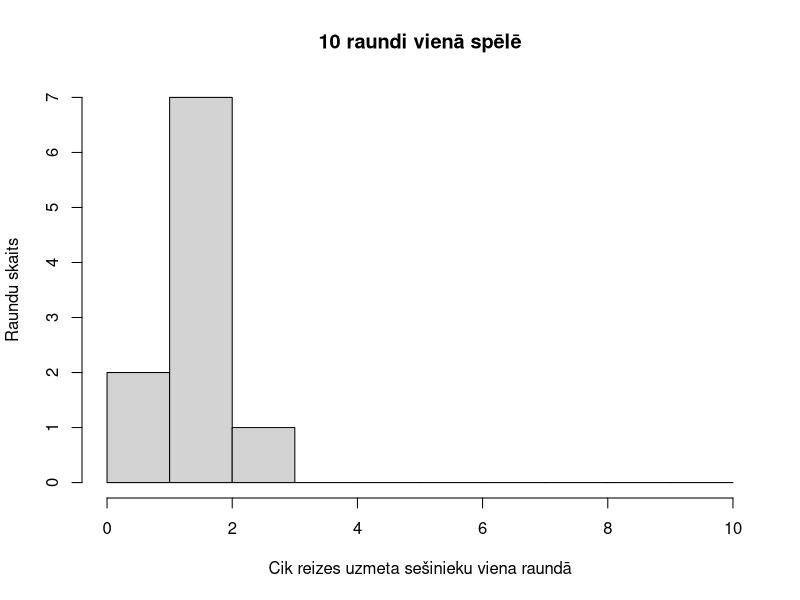
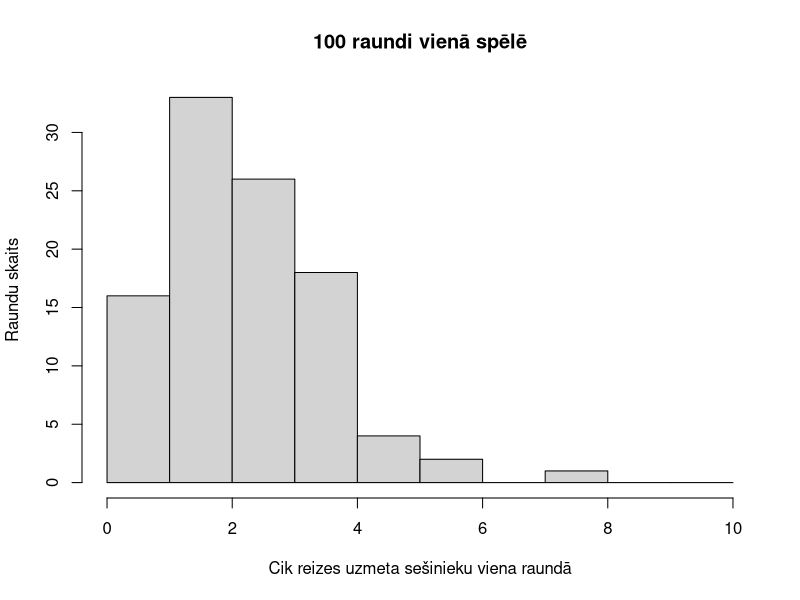
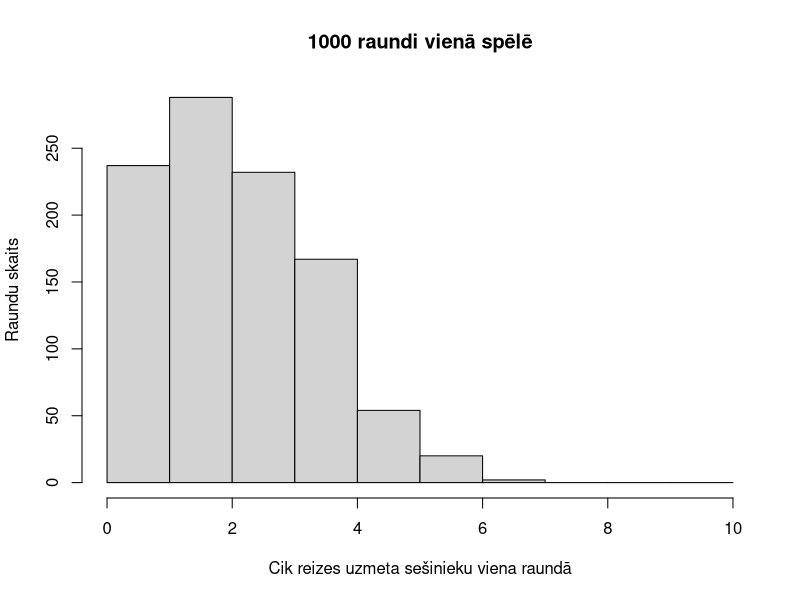
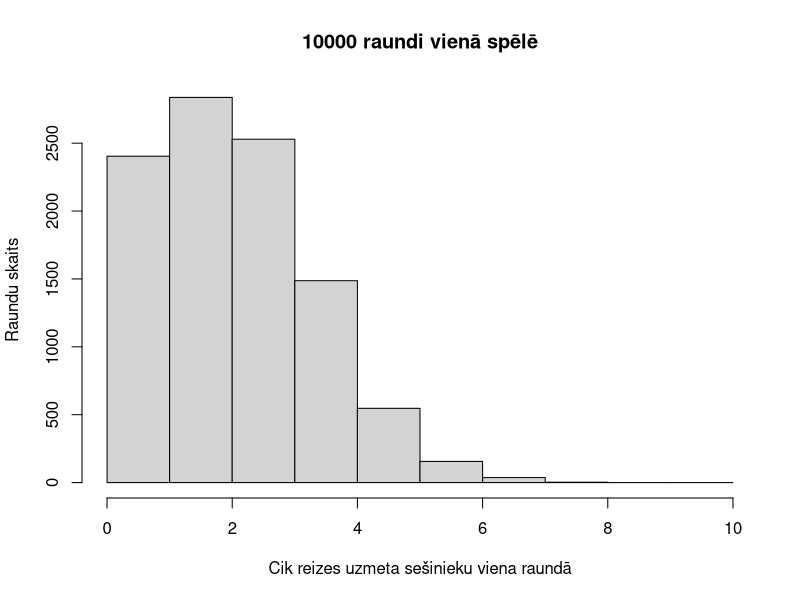
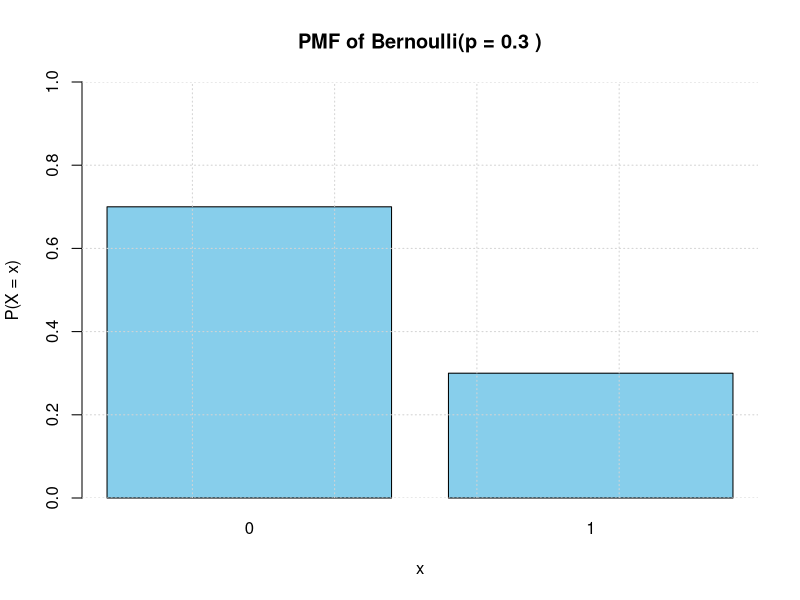
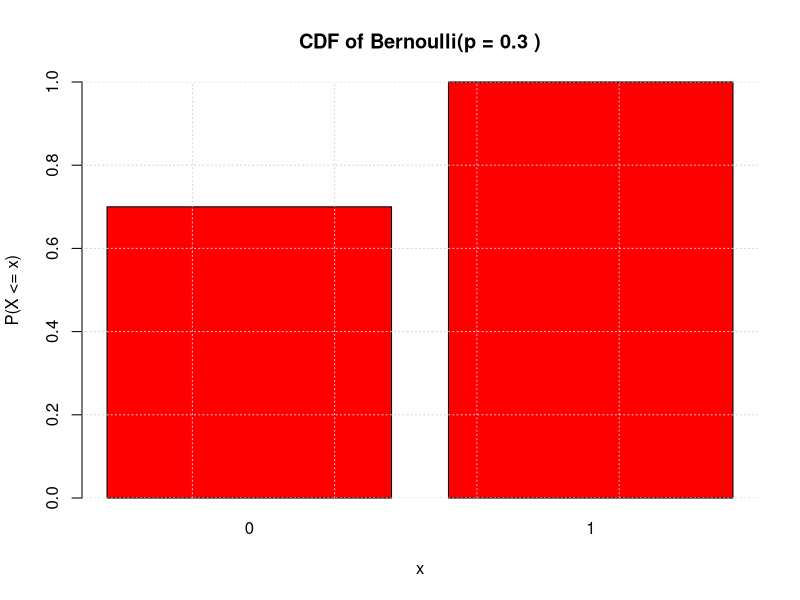
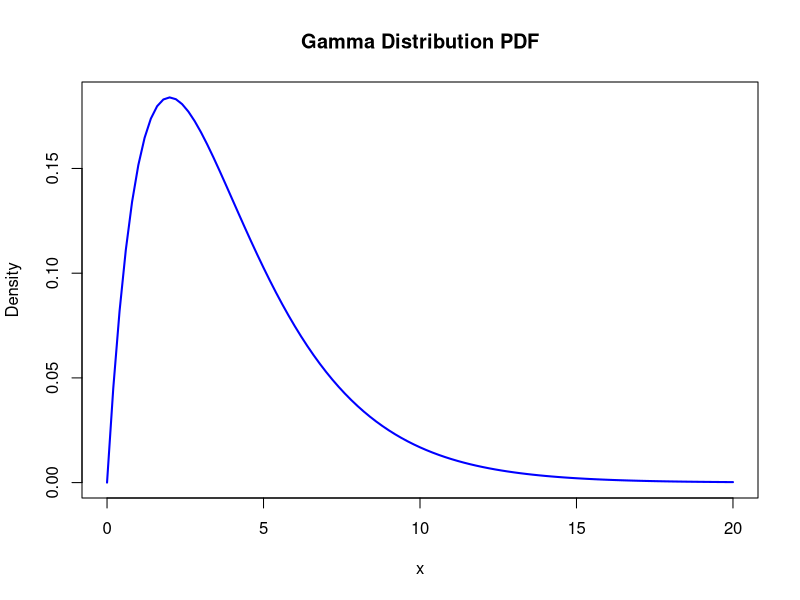
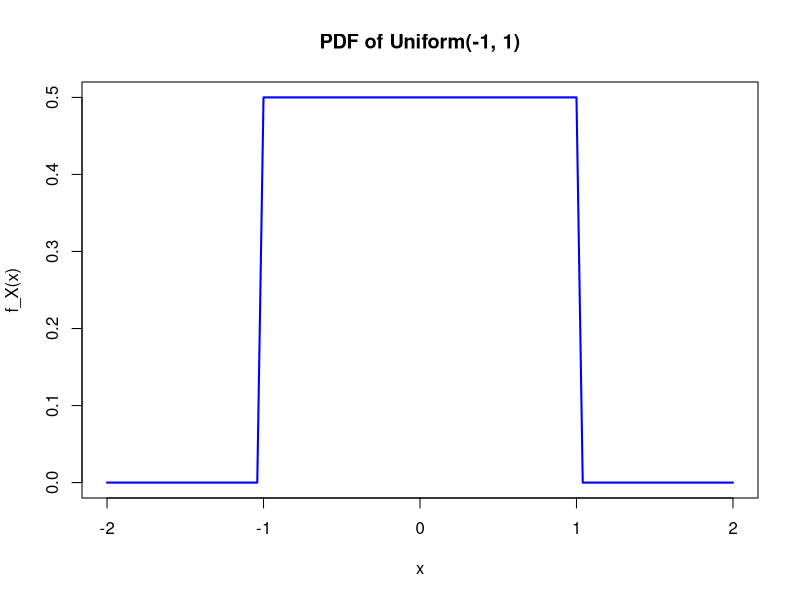

The R source for these figures, in order:
## ---- chunk 1
pp = 0.25
hist(rbinom(10, 10, pp), breaks=seq(0, 10, 1), main="10 raundi vienā spēlē", xlab="Cik reizes uzmeta sešinieku viena raundā", ylab="Raundu skaits")
## ---- chunk 2
pirate_100 = rbinom(100, 10, pp)
hist(pirate_100, breaks=seq(0, 10, 1), main="100 raundi vienā spēlē", xlab="Cik reizes uzmeta sešinieku viena raundā", ylab="Raundu skaits")
## ---- chunk 3
pirate_1000 = rbinom(1000, 10, pp)
hist(pirate_1000, breaks=seq(0, 10, 1), main="1000 raundi vienā spēlē", xlab="Cik reizes uzmeta sešinieku viena raundā", ylab="Raundu skaits")
## ---- chunk 4
hist(rbinom(10000, 10, pp), breaks=seq(0 , 10, 1), main="10000 raundi vienā spēlē", xlab="Cik reizes uzmeta sešinieku viena raundā", ylab="Raundu skaits")
## ---- chunk 5
# Bernoulli random variable: X ~ Bernoulli(p)
p <- 0.3
x <- c(0, 1)

# PMF: P(X = x)
pmf <- dbinom(x, size = 1, prob = p)

# Plot PMF
barplot(pmf, names.arg = x, col = "skyblue",
        main = paste("PMF of Bernoulli(p =", p, ")"),
        xlab = "x", ylab = "P(X = x)", ylim = c(0, 1))
grid()
## ---- chunk 6
# Bernoulli random variable: X ~ Bernoulli(p)
p <- 0.3
x <- c(0, 1)

# CDF: P(X ≤ x)
cdf <- pbinom(x, size = 1, prob = p)

# Plot CDF

barplot(cdf, names.arg = x, col = "red",
        main = paste("CDF of Bernoulli(p =", p, ")"),
        xlab = "x", ylab = "P(X <= x)", ylim = c(0, 1))

grid()

## ---- chunk 7

curve(dgamma(x, shape = 2, rate = 0.5),
      from = 0, to = 20,
      col = "blue", lwd = 2,
      ylab = "Density", main = "Gamma Distribution PDF")
## ---- chunk 8
curve(dunif(x, min = -1, max = 1),
      from = -2, to = 2,
      ylab = "f_X(x)",
      main = "PDF of Uniform(-1, 1)",
      col = "blue", lwd = 2)
## ---- chunk 9

# Define range of x values
x_vals <- seq(-2, 2, length.out = 500)

# Compute PDF and CDF values
pdf_vals <- dunif(x_vals, min = -1, max = 1)
cdf_vals <- punif(x_vals, min = -1, max = 1)

# Plot PDF
plot(x_vals, pdf_vals, type = "l", lwd = 2, col = "blue",
     ylim = c(0, 1.1), ylab = "Value", xlab = "x",
     main = "PDF and CDF of Uniform(-1, 1)")

# Add CDF
lines(x_vals, cdf_vals, lwd = 2, col = "darkgreen")

# Add horizontal line for PDF height
abline(h = 0.5, col = "blue", lty = 3)

# Add legend
legend("topleft", legend = c("PDF", "CDF"),
       col = c("blue", "darkgreen"), lwd = 2)

## ---- chunk 10
# Parameters
a <- 2
b <- 5

# X values for full PDF plot
x_vals <- seq(1.5, 5.5, length.out = 500)
pdf_vals <- dunif(x_vals, min = a, max = b)

# Plot PDF with custom y-axis and x-axis ticks
plot(x_vals, pdf_vals, type = "l", lwd = 2, col = "blue",
     ylab = "Density", xlab = "x", main = "PDF of Uniform(2, 5)",
     ylim = c(0, 1), xaxt = "n")

# Add custom x-axis ticks
axis(1, at = seq(1.5, 5.5, by = 0.2))

# Horizontal line for density level
abline(h = 1 / (b - a), col = "blue", lty = 2)

# Define shaded region
x_shade <- seq(3.5, 4.2, length.out = 100)
y_shade <- dunif(x_shade, min = a, max = b)

# Shade the area with sky blue
polygon(c(3.5, x_shade, 4.2), c(0, y_shade, 0),
        col = "skyblue", border = "skyblue4")

# Add vertical dashed lines at bounds of shaded area
abline(v = c(3.5, 4.2), col = "skyblue4", lty = 2)

# Compute and display the probability
prob <- punif(4.2, min = a, max = b) - punif(3.5, min = a, max = b)
text(3.85, 0.4, "P[3.5 ≤ X ≤ 4.2]", col = "darkblue", cex = 1.1)

## ---- chunk 11
# Parameters
lambda <- 3
x_vals <- 0:15

# PMF and CDF
pmf_vals <- dpois(x_vals, lambda = lambda)

# Plot PMF
barplot(pmf_vals, names.arg = x_vals, col = "skyblue",
        main = "Poisson PMF (λ = 3)", ylab = "P(X = x)", xlab = "x")
grid()

## ---- chunk 12
# Parameters
lambda <- 3
x_vals <- 0:15

# PMF and CDF
pmf_vals <- dpois(x_vals, lambda = lambda)

# Plot PMF
barplot(pmf_vals, names.arg = x_vals, col = "skyblue",
        main = "Poisson PMF (λ = 3)", ylab = "P(X = x)", xlab = "x")
grid()

## ---- chunk 13
# Generate values
x_vals <- seq(-4, 4, length.out = 500)
pdf_vals <- dnorm(x_vals)
cdf_vals <- pnorm(x_vals)

# Plot both PDF and CDF
plot(x_vals, pdf_vals, type = "l", lwd = 2, col = "blue",
     ylab = "Value", xlab = "z", main = "N(0, 1)",
     ylim = c(0, 1.1))

lines(x_vals, cdf_vals, lwd = 2, col = "darkgreen")

legend("right", legend = c("PDF", "CDF"),
       col = c("blue", "darkgreen"), lwd = 2)
grid()

## ---- chunk 14
# Set significance level
alpha <- 0.07
z_alpha_2 <- qnorm(1 - alpha / 2)

# Create x values
x <- seq(-4, 4, length = 1000)
y <- dnorm(x)

# Plot the standard normal curve
plot(x, y, type = "l", lwd = 2, col = "blue",
     main = "Standarīzētais normālais sadalījums",
     xlab = "x", ylab = "Varbūtības blīvums")

# Define transparent red color (alpha = 0.3 for ~30% opacity)
transparent_red <- rgb(1, 0, 0, alpha = 0.3)

# Shade the critical regions (with transparency)
polygon(c(x[x <= -z_alpha_2], -z_alpha_2),
        c(y[x <= -z_alpha_2], 0), col = transparent_red, border = NA)

polygon(c(x[x >= z_alpha_2], z_alpha_2),
        c(y[x >= z_alpha_2], 0), col = transparent_red, border = NA)

# Add vertical lines for critical values
abline(v = c(-z_alpha_2, z_alpha_2), col = "red", lty = 2)

# Annotate the z_alpha/2 values
text(-z_alpha_2 + 0.2, -0.03, labels = expression(-z[alpha/2]), pos = 3, col = "black")
text(z_alpha_2 - 0.2, -0.03, labels = expression(z[alpha/2]), pos = 3, col = "black")

# Show the alpha/2 regions
text(-2.1, 0.025, labels = expression(alpha/2), col = "red")
text(2.1, 0.025, labels = expression(alpha/2), col = "red")
## ---- chunk 15
# Set significance level
alpha <- 0.07
z_alpha_2 <- qnorm(1 - alpha / 2)

# Create x values
x <- seq(-4, 4, length = 1000)
y <- dnorm(x)

# Plot the standard normal curve
plot(x, y, type = "l", lwd = 2, col = "blue",
     main = "Standarīzētais normālais sadalījums",
     xlab = "x", ylab = "Varbūtības blīvums")

# Define transparent red color (alpha = 0.3 for ~30% opacity)
transparent_red <- rgb(1, 0, 0, alpha = 0.3)

# Shade the critical regions (with transparency)
polygon(c(x[x <= -z_alpha_2], -z_alpha_2),
        c(y[x <= -z_alpha_2], 0), col = transparent_red, border = NA)

polygon(c(x[x >= z_alpha_2], z_alpha_2),
        c(y[x >= z_alpha_2], 0), col = transparent_red, border = NA)

# Add vertical lines for critical values
abline(v = c(-z_alpha_2, z_alpha_2), col = "red", lty = 2)

# Annotate the z_alpha/2 values
text(-z_alpha_2 + 0.2, -0.03, labels = expression(-z[alpha/2]), pos = 3, col = "black")
text(z_alpha_2 - 0.2, -0.03, labels = expression(z[alpha/2]), pos = 3, col = "black")

# Show the alpha/2 regions
text(-2.1, 0.025, labels = expression(alpha/2), col = "red")
text(2.1, 0.025, labels = expression(alpha/2), col = "red")
## ---- chunk 16
pirate_100
## ---- chunk 17
hist(pirate_100, breaks=seq(0, 10, 1), main="1000 raundi vienā spēlē", xlab="Cik reizes uzmeta sešinieku viena raundā", ylab="Raundu skaits")
## ---- chunk 18
t.test(pirate_100, mu=(5/3), alternative="greater", conf.level = 0.95)
